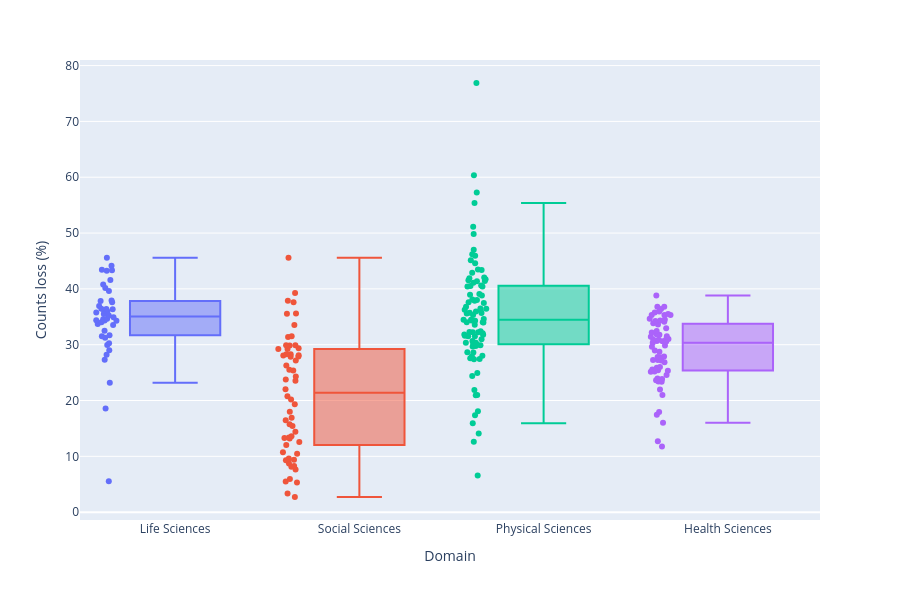

Here is the notebook cell this chart was saved with:
### Code cell
year = 2023

fig = px.box(
    df_global_topics.query("year == @year"),
    x="domain_name",           # each domain = one box
    y="counts_loss_pct",       # values to summarize
    points="all",              # optional: show all points
    color="domain_name",       # color boxes by domain
    height=600,
    # title=f"Distribution of counts_loss_pct by domain in {year}",
    hover_data=["domain_name", "counts_loss_pct", "subfield_name"],
)

fig.update_layout(
    yaxis_title="Counts loss (%)",
    xaxis_title="Domain",
    showlegend=False
)

fig.show()
# fig.write_image("../images/global_collaboration_losses_by_domain_2023.png",
#                 width=1200, height=600, scale=2)

### Figure 1 — Plotly figure (JSON) as saved in the notebook; plotly's stock layout.template omitted (floating-point values rounded to 4 significant figures)
{"data": [{"alignmentgroup": "True", "boxpoints": "all", "customdata": [["General Agricultural and Biological Sciences"], ["Agronomy and Crop Science"], ["Animal Science and Zoology"], ["Aquatic Science"], ["Ecology, Evolution, Behavior and Systematics"], ["Food Science"], ["Forestry"], ["Horticulture"], ["Insect Science"], ["Plant Science"], ["Soil Science"], ["Aging"], ["Biochemistry"], ["Biophysics"], ["Biotechnology"], ["Cancer Research"], ["Cell Biology"], ["Clinical Biochemistry"], ["Developmental Biology"], ["Endocrinology"], ["Genetics"], ["Molecular Biology"], ["Molecular Medicine"], ["Physiology"], ["Structural Biology"], ["Applied Microbiology and Biotechnology"], ["Immunology"], ["Microbiology"], ["Parasitology"], ["Virology"], ["Behavioral Neuroscience"], ["Biological Psychiatry"], ["Cellular and Molecular Neuroscience"], ["Cognitive Neuroscience"], ["Developmental Neuroscience"], ["Endocrine and Autonomic Systems"], ["Neurology"], ["Sensory Systems"], ["Drug Discovery"], ["Pharmaceutical Science"], ["Pharmacology"], ["Toxicology"]], "hovertemplate": "domain_name=%{x}<br>counts_loss_pct=%{y}<br>subfield_name=%{customdata[0]}<extra></extra>", "legendgroup": "Life Sciences", "marker": {"color": "#636efa"}, "name": "Life Sciences", "notched": false, "offsetgroup": "Life Sciences", "orientation": "v", "showlegend": true, "x": ["Life Sciences", "Life Sciences", "Life Sciences", "Life Sciences", "Life Sciences", "Life Sciences", "Life Sciences", "Life Sciences", "Life Sciences", "Life Sciences", "Life Sciences", "Life Sciences", "Life Sciences", "Life Sciences", "Life Sciences", "Life Sciences", "Life Sciences", "Life Sciences", "Life Sciences", "Life Sciences", "Life Sciences", "Life Sciences", "Life Sciences", "Life Sciences", "Life Sciences", "Life Sciences", "Life Sciences", "Life Sciences", "Life Sciences", "Life Sciences", "Life Sciences", "Life Sciences", "Life Sciences", "Life Sciences", "Life Sciences", "Life Sciences", "Life Sciences", "Life Sciences", "Life Sciences", "Life Sciences", "Life Sciences", "Life Sciences"], "x0": " ", "xaxis": "x", "y": [18.59, 31.53, 33.54, 28.22, 45.56, 29.95, 23.16, 41.58, 37.85, 34.9, 34.03, 34.31, 32.51, 34.57, 34.36, 31.23, 36.41, 27.3, 43.36, 37.62, 40.77, 35.92, 37.9, 36.92, 43.23, 39.6, 35.75, 36.08, 44.16, 43.43, 34.64, 36.33, 36.44, 40.15, 30.27, 35.24, 33.73, 35.5, 5.556, 34.27, 28.98, 31.71], "y0": " ", "yaxis": "y", "type": "box"}, {"alignmentgroup": "True", "boxpoints": "all", "customdata": [["General Arts and Humanities"], ["History"], ["Language and Linguistics"], ["Archeology"], ["Classics"], ["Conservation"], ["History and Philosophy of Science"], ["Literature and Literary Theory"], ["Museology"], ["Music"], ["Philosophy"], ["Religious studies"], ["Visual Arts and Performing Arts"], ["Accounting"], ["Business and International Management"], ["Management Information Systems"], ["Management of Technology and Innovation"], ["Marketing"], ["Organizational Behavior and Human Resource Management"], ["Strategy and Management"], ["Tourism, Leisure and Hospitality Management"], ["Industrial relations"], ["General Decision Sciences"], ["Information Systems and Management"], ["Management Science and Operations Research"], ["Statistics, Probability and Uncertainty"], ["General Economics, Econometrics and Finance"], ["Economics and Econometrics"], ["Finance"], ["General Psychology"], ["Applied Psychology"], ["Clinical Psychology"], ["Developmental and Educational Psychology"], ["Experimental and Cognitive Psychology"], ["Neuropsychology and Physiological Psychology"], ["Social Psychology"], ["General Social Sciences"], ["Archeology"], ["Development"], ["Education"], ["Geography, Planning and Development"], ["Health"], ["Human Factors and Ergonomics"], ["Law"], ["Library and Information Sciences"], ["Linguistics and Language"], ["Safety Research"], ["Sociology and Political Science"], ["Transportation"], ["Anthropology"], ["Communication"], ["Cultural Studies"], ["Demography"], ["Gender Studies"], ["Life-span and Life-course Studies"], ["Political Science and International Relations"], ["Public Administration"], ["Urban Studies"]], "hovertemplate": "domain_name=%{x}<br>counts_loss_pct=%{y}<br>subfield_name=%{customdata[0]}<extra></extra>", "legendgroup": "Social Sciences", "marker": {"color": "#EF553B"}, "name": "Social Sciences", "notched": false, "offsetgroup": "Social Sciences", "orientation": "v", "showlegend": true, "x": ["Social Sciences", "Social Sciences", "Social Sciences", "Social Sciences", "Social Sciences", "Social Sciences", "Social Sciences", "Social Sciences", "Social Sciences", "Social Sciences", "Social Sciences", "Social Sciences", "Social Sciences", "Social Sciences", "Social Sciences", "Social Sciences", "Social Sciences", "Social Sciences", "Social Sciences", "Social Sciences", "Social Sciences", "Social Sciences", "Social Sciences", "Social Sciences", "Social Sciences", "Social Sciences", "Social Sciences", "Social Sciences", "Social Sciences", "Social Sciences", "Social Sciences", "Social Sciences", "Social Sciences", "Social Sciences", "Social Sciences", "Social Sciences", "Social Sciences", "Social Sciences", "Social Sciences", "Social Sciences", "Social Sciences", "Social Sciences", "Social Sciences", "Social Sciences", "Social Sciences", "Social Sciences", "Social Sciences", "Social Sciences", "Social Sciences", "Social Sciences", "Social Sciences", "Social Sciences", "Social Sciences", "Social Sciences", "Social Sciences", "Social Sciences", "Social Sciences", "Social Sciences"], "x0": " ", "xaxis": "x", "y": [2.715, 7.645, 13.31, 24.3, 5.298, 12.56, 8.258, 10.48, 8.149, 12.05, 8.738, 3.347, 9.622, 25.39, 22.0, 29.37, 28.27, 27.83, 31.53, 28.08, 28.28, 5.505, 45.58, 27.17, 35.56, 37.89, 26.28, 31.39, 39.26, 20.19, 37.6, 29.85, 28.11, 33.54, 29.25, 29.25, 15.74, 23.78, 19.34, 13.39, 13.61, 29.9, 5.944, 9.301, 10.73, 16.45, 29.88, 20.75, 35.6, 18.0, 25.49, 9.408, 13.18, 23.52, 16.92, 14.42, 27.86, 15.44], "y0": " ", "yaxis": "y", "type": "box"}, {"alignmentgroup": "True", "boxpoints": "all", "customdata": [["Bioengineering"], ["Catalysis"], ["Chemical Health and Safety"], ["Filtration and Separation"], ["Fluid Flow and Transfer Processes"], ["Process Chemistry and Technology"], ["Analytical Chemistry"], ["Electrochemistry"], ["Inorganic Chemistry"], ["Organic Chemistry"], ["Physical and Theoretical Chemistry"], ["Spectroscopy"], ["Artificial Intelligence"], ["Computational Theory and Mathematics"], ["Computer Graphics and Computer-Aided Design"], ["Computer Networks and Communications"], ["Computer Science Applications"], ["Computer Vision and Pattern Recognition"], ["Hardware and Architecture"], ["Human-Computer Interaction"], ["Information Systems"], ["Signal Processing"], ["Software"], ["Atmospheric Science"], ["Earth-Surface Processes"], ["Geochemistry and Petrology"], ["Geology"], ["Geophysics"], ["Oceanography"], ["Paleontology"], ["Space and Planetary Science"], ["General Energy"], ["Energy Engineering and Power Technology"], ["Fuel Technology"], ["Nuclear Energy and Engineering"], ["Renewable Energy, Sustainability and the Environment"], ["General Engineering"], ["Aerospace Engineering"], ["Automotive Engineering"], ["Biomedical Engineering"], ["Civil and Structural Engineering"], ["Computational Mechanics"], ["Control and Systems Engineering"], ["Electrical and Electronic Engineering"], ["Industrial and Manufacturing Engineering"], ["Mechanical Engineering"], ["Mechanics of Materials"], ["Ocean Engineering"], ["Safety, Risk, Reliability and Quality"], ["Media Technology"], ["Building and Construction"], ["Architecture"], ["Ecological Modeling"], ["Ecology"], ["Environmental Chemistry"], ["Environmental Engineering"], ["Global and Planetary Change"], ["Health, Toxicology and Mutagenesis"], ["Management, Monitoring, Policy and Law"], ["Nature and Landscape Conservation"], ["Pollution"], ["Waste Management and Disposal"], ["Water Science and Technology"], ["General Materials Science"], ["Biomaterials"], ["Ceramics and Composites"], ["Electronic, Optical and Magnetic Materials"], ["Materials Chemistry"], ["Metals and Alloys"], ["Polymers and Plastics"], ["Surfaces, Coatings and Films"], ["Algebra and Number Theory"], ["Applied Mathematics"], ["Computational Mathematics"], ["Discrete Mathematics and Combinatorics"], ["Geometry and Topology"], ["Mathematical Physics"], ["Modeling and Simulation"], ["Numerical Analysis"], ["Statistics and Probability"], ["Theoretical Computer Science"], ["Acoustics and Ultrasonics"], ["Astronomy and Astrophysics"], ["Condensed Matter Physics"], ["Instrumentation"], ["Nuclear and High Energy Physics"], ["Atomic and Molecular Physics, and Optics"], ["Radiation"], ["Statistical and Nonlinear Physics"]], "hovertemplate": "domain_name=%{x}<br>counts_loss_pct=%{y}<br>subfield_name=%{customdata[0]}<extra></extra>", "legendgroup": "Physical Sciences", "marker": {"color": "#00cc96"}, "name": "Physical Sciences", "notched": false, "offsetgroup": "Physical Sciences", "orientation": "v", "showlegend": true, "x": ["Physical Sciences", "Physical Sciences", "Physical Sciences", "Physical Sciences", "Physical Sciences", "Physical Sciences", "Physical Sciences", "Physical Sciences", "Physical Sciences", "Physical Sciences", "Physical Sciences", "Physical Sciences", "Physical Sciences", "Physical Sciences", "Physical Sciences", "Physical Sciences", "Physical Sciences", "Physical Sciences", "Physical Sciences", "Physical Sciences", "Physical Sciences", "Physical Sciences", "Physical Sciences", "Physical Sciences", "Physical Sciences", "Physical Sciences", "Physical Sciences", "Physical Sciences", "Physical Sciences", "Physical Sciences", "Physical Sciences", "Physical Sciences", "Physical Sciences", "Physical Sciences", "Physical Sciences", "Physical Sciences", "Physical Sciences", "Physical Sciences", "Physical Sciences", "Physical Sciences", "Physical Sciences", "Physical Sciences", "Physical Sciences", "Physical Sciences", "Physical Sciences", "Physical Sciences", "Physical Sciences", "Physical Sciences", "Physical Sciences", "Physical Sciences", "Physical Sciences", "Physical Sciences", "Physical Sciences", "Physical Sciences", "Physical Sciences", "Physical Sciences", "Physical Sciences", "Physical Sciences", "Physical Sciences", "Physical Sciences", "Physical Sciences", "Physical Sciences", "Physical Sciences", "Physical Sciences", "Physical Sciences", "Physical Sciences", "Physical Sciences", "Physical Sciences", "Physical Sciences", "Physical Sciences", "Physical Sciences", "Physical Sciences", "Physical Sciences", "Physical Sciences", "Physical Sciences", "Physical Sciences", "Physical Sciences", "Physical Sciences", "Physical Sciences", "Physical Sciences", "Physical Sciences", "Physical Sciences", "Physical Sciences", "Physical Sciences", "Physical Sciences", "Physical Sciences", "Physical Sciences", "Physical Sciences", "Physical Sciences"], "x0": " ", "xaxis": "x", "y": [30.34, 39.07, 14.11, 34.47, 32.27, 35.3, 28.02, 34.6, 36.81, 32.23, 76.88, 35.68, 33.98, 41.09, 21.86, 35.58, 27.44, 29.74, 31.51, 31.59, 20.97, 32.25, 35.96, 49.84, 38.94, 42.05, 31.79, 42.87, 15.91, 57.28, 27.37, 24.39, 31.81, 12.6, 34.48, 40.44, 6.557, 27.57, 30.97, 36.15, 32.42, 33.55, 29.99, 34.03, 28.61, 30.33, 30.11, 29.91, 28.66, 27.93, 34.27, 17.36, 47.0, 44.57, 36.25, 38.02, 43.46, 40.42, 24.91, 41.54, 41.4, 29.67, 37.45, 20.96, 37.59, 34.01, 40.52, 38.82, 31.51, 34.33, 30.65, 37.87, 32.07, 41.36, 45.95, 45.15, 41.73, 51.11, 38.1, 43.38, 18.06, 36.46, 60.34, 46.22, 35.73, 55.38, 41.88, 36.46, 40.62], "y0": " ", "yaxis": "y", "type": "box"}, {"alignmentgroup": "True", "boxpoints": "all", "customdata": [["Anatomy"], ["Anesthesiology and Pain Medicine"], ["Biochemistry"], ["Cardiology and Cardiovascular Medicine"], ["Critical Care and Intensive Care Medicine"], ["Complementary and alternative medicine"], ["Dermatology"], ["Emergency Medicine"], ["Endocrinology, Diabetes and Metabolism"], ["Epidemiology"], ["Family Practice"], ["Gastroenterology"], ["Genetics"], ["Geriatrics and Gerontology"], ["Health Informatics"], ["Hematology"], ["Hepatology"], ["Immunology and Allergy"], ["Internal Medicine"], ["Infectious Diseases"], ["Microbiology"], ["Nephrology"], ["Neurology"], ["Obstetrics and Gynecology"], ["Oncology"], ["Ophthalmology"], ["Orthopedics and Sports Medicine"], ["Otorhinolaryngology"], ["Pathology and Forensic Medicine"], ["Pediatrics, Perinatology and Child Health"], ["Pharmacology"], ["Physiology"], ["Psychiatry and Mental health"], ["Public Health, Environmental and Occupational Health"], ["Pulmonary and Respiratory Medicine"], ["Radiology, Nuclear Medicine and Imaging"], ["Rehabilitation"], ["Reproductive Medicine"], ["Rheumatology"], ["Surgery"], ["Transplantation"], ["Urology"], ["Issues, ethics and legal aspects"], ["Leadership and Management"], ["Nutrition and Dietetics"], ["Research and Theory"], ["Equine"], ["Small Animals"], ["General Dentistry"], ["Oral Surgery"], ["Orthodontics"], ["Periodontics"], ["General Health Professions"], ["Complementary and Manual Therapy"], ["Emergency Medical Services"], ["Health Information Management"], ["Medical Laboratory Technology"], ["Medical Terminology"], ["Occupational Therapy"], ["Pharmacy"], ["Physical Therapy, Sports Therapy and Rehabilitation"], ["Radiological and Ultrasound Technology"], ["Speech and Hearing"]], "hovertemplate": "domain_name=%{x}<br>counts_loss_pct=%{y}<br>subfield_name=%{customdata[0]}<extra></extra>", "legendgroup": "Health Sciences", "marker": {"color": "#ab63fa"}, "name": "Health Sciences", "notched": false, "offsetgroup": "Health Sciences", "orientation": "v", "showlegend": true, "x": ["Health Sciences", "Health Sciences", "Health Sciences", "Health Sciences", "Health Sciences", "Health Sciences", "Health Sciences", "Health Sciences", "Health Sciences", "Health Sciences", "Health Sciences", "Health Sciences", "Health Sciences", "Health Sciences", "Health Sciences", "Health Sciences", "Health Sciences", "Health Sciences", "Health Sciences", "Health Sciences", "Health Sciences", "Health Sciences", "Health Sciences", "Health Sciences", "Health Sciences", "Health Sciences", "Health Sciences", "Health Sciences", "Health Sciences", "Health Sciences", "Health Sciences", "Health Sciences", "Health Sciences", "Health Sciences", "Health Sciences", "Health Sciences", "Health Sciences", "Health Sciences", "Health Sciences", "Health Sciences", "Health Sciences", "Health Sciences", "Health Sciences", "Health Sciences", "Health Sciences", "Health Sciences", "Health Sciences", "Health Sciences", "Health Sciences", "Health Sciences", "Health Sciences", "Health Sciences", "Health Sciences", "Health Sciences", "Health Sciences", "Health Sciences", "Health Sciences", "Health Sciences", "Health Sciences", "Health Sciences", "Health Sciences", "Health Sciences", "Health Sciences"], "x0": " ", "xaxis": "x", "y": [11.77, 23.42, 35.77, 33.82, 27.77, 25.41, 27.15, 26.0, 31.0, 31.53, 31.77, 26.85, 34.1, 32.47, 36.78, 35.96, 30.91, 34.67, 27.26, 38.8, 17.47, 28.98, 31.81, 28.75, 31.41, 27.75, 36.4, 25.2, 30.89, 25.35, 32.93, 34.53, 35.33, 34.32, 30.64, 35.32, 30.35, 27.9, 29.62, 24.57, 30.64, 29.84, 20.99, 12.72, 35.51, 25.87, 36.78, 34.25, 25.13, 32.18, 35.3, 30.87, 23.93, 33.6, 25.55, 23.64, 21.99, 27.27, 16.03, 23.34, 17.93, 30.58, 23.86], "y0": " ", "yaxis": "y", "type": "box"}], "layout": {"xaxis": {"anchor": "y", "domain": [0.0, 1.0], "title": {"text": "Domain"}, "categoryorder": "array", "categoryarray": ["Life Sciences", "Social Sciences", "Physical Sciences", "Health Sciences"]}, "yaxis": {"anchor": "x", "domain": [0.0, 1.0], "title": {"text": "Counts loss (%)"}}, "legend": {"title": {"text": "domain_name"}, "tracegroupgap": 0}, "margin": {"t": 60}, "boxmode": "overlay", "height": 600, "showlegend": false}}
